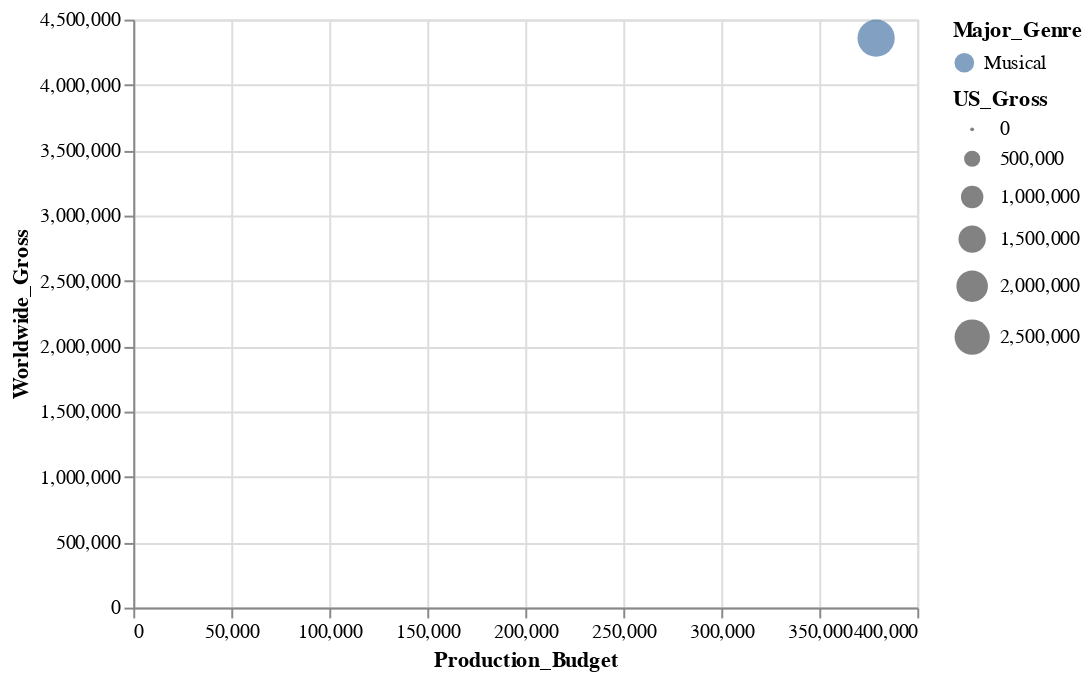

Notebook source saved alongside this figure:
### Markdown cell above
E se a gente selecionar somente por ano?
 Além disso, definitivamente queremos separá-los com base no valor Year que criamos anteriormente.

### Code cell
select_year = alt.selection_single(
    name='Select', fields=['Year'], init={'Year': 1928},
    bind=alt.binding_range(min=1928, max=2046, step=10)
)

alt.Chart(filmes_df).mark_point(filled=True).encode(
    alt.X('Production_Budget'),
    alt.Y('Worldwide_Gross'),
    alt.Size('US_Gross'),
    alt.Color('Major_Genre'),
    alt.OpacityValue(0.7),
    tooltip = [alt.Tooltip('Title:N'),
               alt.Tooltip('Production_Budget:Q'),
               alt.Tooltip('Worldwide_Gross:Q'),
               alt.Tooltip('US_Gross:Q')
              ]
).add_selection(select_year).transform_filter(select_year)

### Figure 1 — Vega-Lite specification as saved in the notebook (floating-point values rounded to 4 significant figures; data arrays with more than 128 entries replaced by an {"elided": "..."} marker saying what was removed)
{"config": {"view": {"continuousWidth": 400, "continuousHeight": 300}}, "data": {"name": "data-7598efb60c59154c85a68a73c0ff11d0"}, "mark": {"type": "point", "filled": true}, "encoding": {"color": {"field": "Major_Genre", "type": "nominal"}, "opacity": {"value": 0.7}, "size": {"field": "US_Gross", "type": "quantitative"}, "tooltip": [{"field": "Title", "type": "nominal"}, {"field": "Production_Budget", "type": "quantitative"}, {"field": "Worldwide_Gross", "type": "quantitative"}, {"field": "US_Gross", "type": "quantitative"}], "x": {"field": "Production_Budget", "type": "quantitative"}, "y": {"field": "Worldwide_Gross", "type": "quantitative"}}, "selection": {"Select": {"type": "single", "fields": ["Year"], "init": {"Year": 1928}, "bind": {"input": "range", "max": 2046, "min": 1928, "step": 10}}}, "transform": [{"filter": {"selection": "Select"}}], "$schema": "https://vega.github.io/schema/vega-lite/v4.17.0.json", "datasets": {"data-7598efb60c59154c85a68a73c0ff11d0": {"elided": "3201 records"}}}
